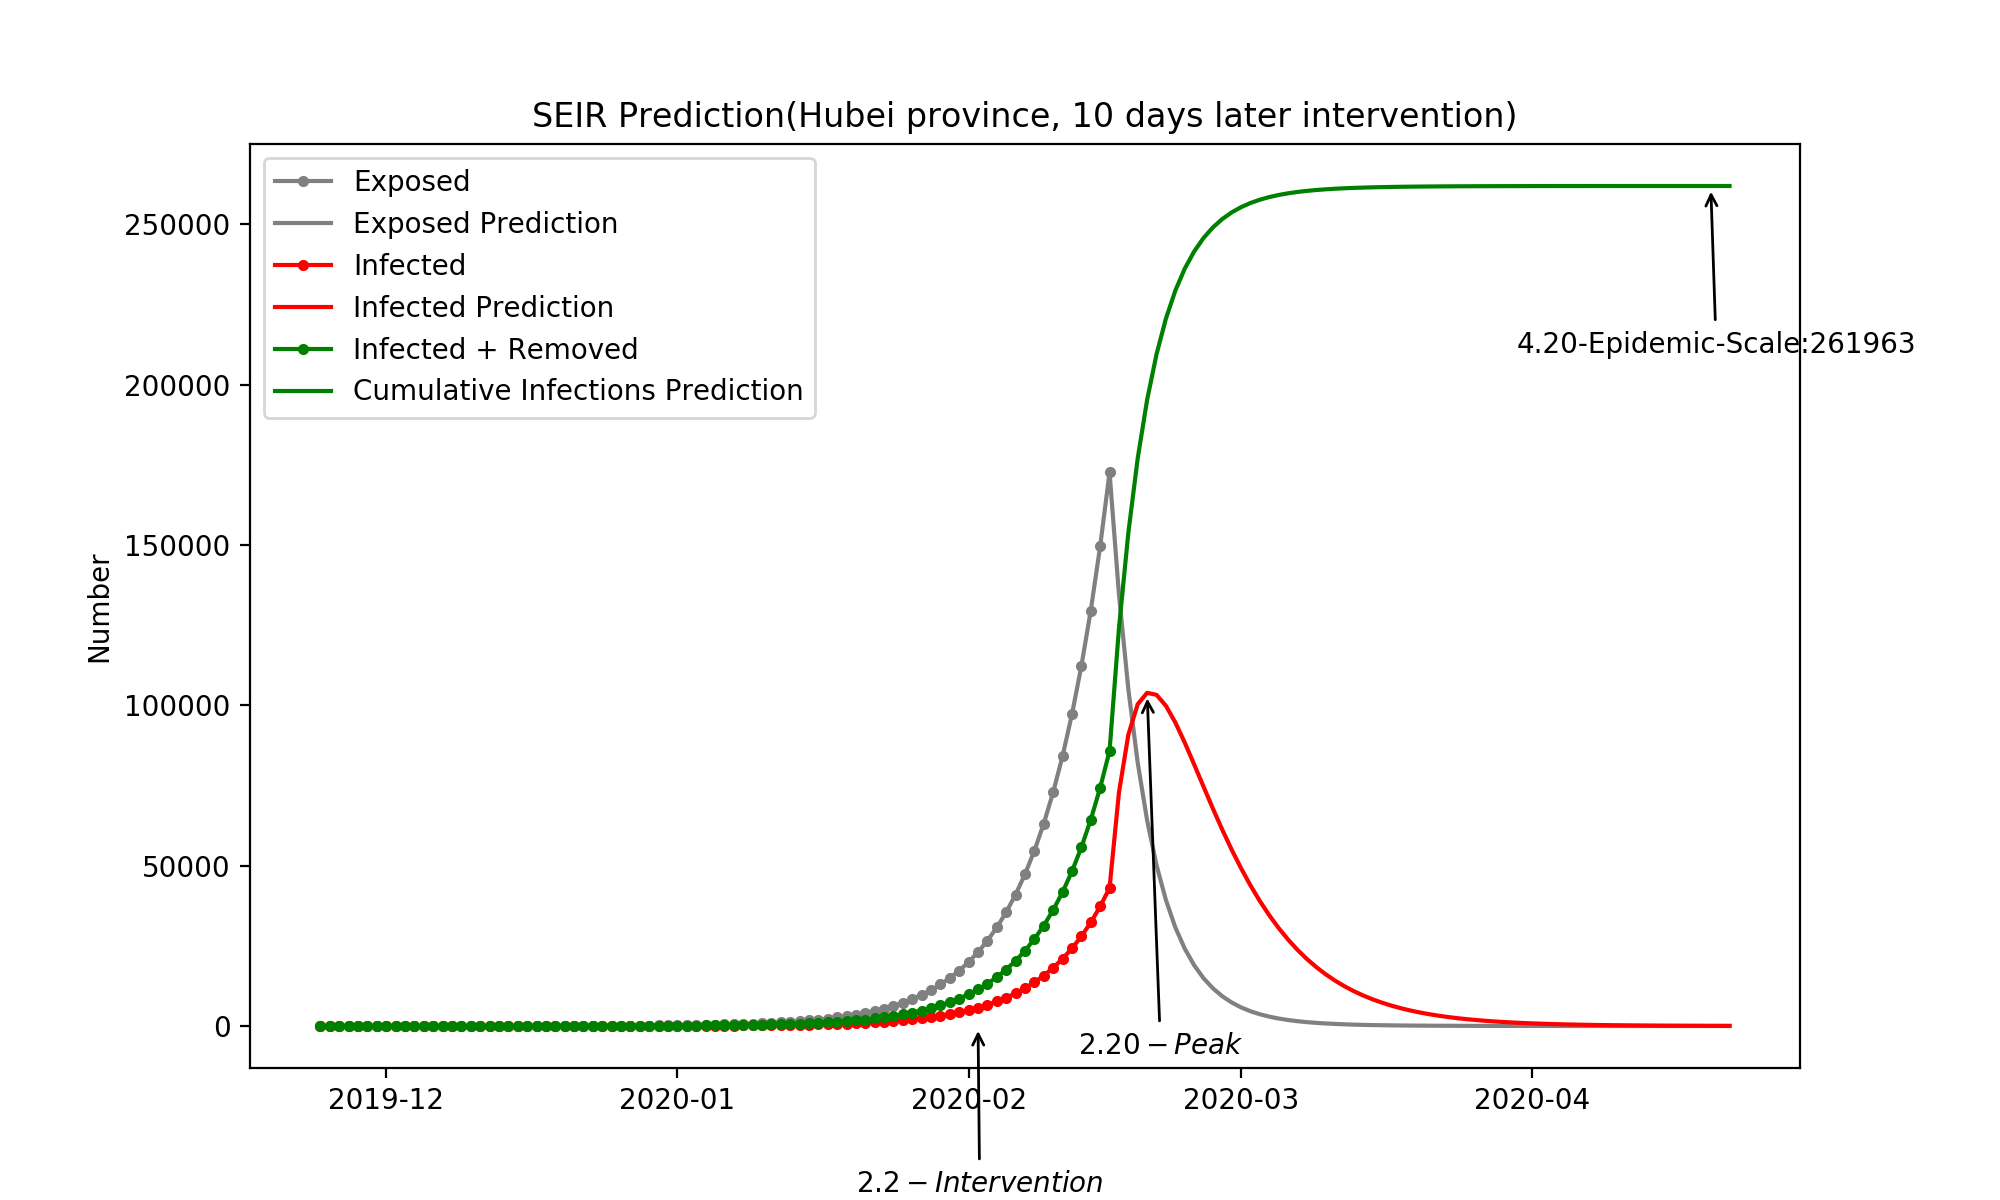

Reproduce this figure in Python.
# SEIR传染病模型仿真
"View more, visit my github repository: https://github.com/AndyYue1893/Novel-Coronavirus-Pneumonia-SEIR-LSTM"
'没有解析解，ode求解数值解'
'重点是动力学模型的准确性（SEIR还是SEIRS、SIQR、SIQS模型，以及媒体宣传和随机因素的影响），难点是beta，gamma，sigma/Te的取值'
'模型忽略迁入率和迁出率，潜伏者传染率beta2，参数设置参考钟院士等文章http://dx.doi.org/10.21037/jtd.2020.02.64'
######################################
# N: 区域内总人口                      #
# S: 易感者                           #
# E: 潜伏者                           #
# I: 感染者                           #
# R: 康复者                           #
# r: 每天接触的人数                    #
# r2: 潜伏者每天接触的人数              #
# beta1: 感染者传染给易感者的概率, I——>S #
# beta2: 潜伏者感染易感者的概率, E——>S   #
# sigma: 潜伏者转化为感染者的概率, E——>I #
# gama: 康复概率, I——>R                #
# T: 传播时间                          #
#######################################

import numpy as np
import matplotlib.pyplot as plt
import scipy.integrate as spi

# 阶段一，11.24 - 1.23  1.11
N = 60000000         # 湖北省为6000万，武汉900万
E_0 = 0
I_0 = 1
R_0 = 0
S_0 = N - E_0 - I_0 - R_0
b1 = 0.02         # 真实数据拟合得出
b2 = 0.021/3#0.007
# r2 * beta2 = 2
sigma = 1/14         # 1/14, 潜伏期的倒数
gamma = 1/7          # 1/7, 感染期的倒数
r = 18                # 政府干预措施决定
T = 84

#ode求解
INI = [S_0, E_0, I_0, R_0]
def SEIR(inivalue, _):
    X = inivalue
    Y = np.zeros(4)
    # S数量
    Y[0] = - (r * b1 * X[0] * X[2]) / N - (r * b2 * X[0] * X[1]) / N
    # E数量
    Y[1] = (r * b1 * X[0] * X[2]) / N + (r * b2 * X[0] * X[1]) / N - sigma * X[1]
    # I数量
    Y[2] = sigma * X[1] - gamma * X[2]
    # R数量
    Y[3] = gamma * X[2]
    return Y

T_range = np.arange(0, T+1)
Res = spi.odeint(SEIR, INI, T_range)
S_t = Res[:, 0]
E_t = Res[:, 1]
I_t = Res[:, 2]
R_t = Res[:, 3]
#print(I_t[60], type(I_t)) # 549 <class 'numpy.ndarray'>
#print(E_t[57])


# 阶段二，1.23后
S_2 = S_t[T]
E_2 = E_t[T]
I_2 = I_t[T]
R_2 = R_t[T]

beta1 = 0.02#0.15747     # 真实数据拟合得出
beta2 = 0.021/3#0.78735
# r2 * beta2 = 2
sigma2 = 1/4   # 1/14, 潜伏期的倒数
#gamma = 1/6.736     # 1/7, 感染期的倒数
r2 = 0.1              # 政府干预措施决定
T2 = 150-T

#ode求解
INI = [S_2, E_2, I_2, R_2]
def SEIR(inivalue, _):
    X = inivalue
    Y = np.zeros(4)
    # S数量
    Y[0] = - (r2 * beta1 * X[0] * X[2]) / N - (r2 * beta2 * X[0] * X[1]) / N
    # E数量
    Y[1] = (r2 * beta1 * X[0] * X[2]) / N + (r2 * beta2 * X[0] * X[1]) / N - sigma2 * X[1]
    # I数量
    Y[2] = sigma2 * X[1] - gamma * X[2]
    # R数量
    Y[3] = gamma * X[2]
    return Y

T_range = np.arange(0, T2+1)
Res = spi.odeint(SEIR, INI, T_range)
S_t2 = Res[:, 0]
E_t2 = Res[:, 1]
I_t2 = Res[:, 2]
R_t2 = Res[:, 3]

plt.figure(figsize=(10, 6))
#显示日期
import pandas as pd
xs = pd.date_range(start='20191124', periods=T+1, freq='1D')#生成2020-02-11类型的日期数组（）
#print(xs)
xs2 = pd.date_range(start='20200216', periods=T2+1, freq='1D')

#plt.plot(S_t, color='blue', label='Susceptibles')#, marker='.')
plt.plot(xs, E_t, color='grey', label='Exposed', marker='.')
plt.plot(xs2, E_t2, color='grey', label='Exposed Prediction')
plt.plot(xs, I_t, color='red', label='Infected', marker='.')
plt.plot(xs2, I_t2, color='red', label='Infected Prediction')
plt.plot(xs, I_t + R_t, color='green', label='Infected + Removed', marker='.')
plt.plot(xs2, I_t2 + R_t2, color='green', label='Cumulative Infections Prediction')
#plt.plot(np.arange(0, T+1, 1), I_t + R_t, color='green', label='Removed')
#plt.plot(np.arange(T, T+T2+1, 1), I_t2 + R_t2, color='green', label='Infected2')
#plt.xlabel('Date')
plt.ylabel('Number')
plt.title('SEIR Prediction(Hubei province, 10 days later intervention)')
plt.legend()

xs3 = pd.date_range(start='20200202', periods=1, freq='1D')
#plt.plot(xs3, np.arange(1000, 2000, 1000))
plt.annotate(r'$2.2-Intervention$', xy=(xs3, 200), xycoords='data', xytext=(-44, -60), textcoords='offset points',
             fontsize=10, arrowprops=dict(arrowstyle='->', connectionstyle='arc3, rad=0'))
#print(I_t2)
xs4 = pd.date_range(start='20200220', periods=1, freq='1D')
plt.annotate(r'$2.20-Peak$', xy=(xs4, 103911), xycoords='data', xytext=(-25, -130), textcoords='offset points',
             fontsize=10, arrowprops=dict(arrowstyle='->', connectionstyle='arc3, rad=0'))
#print(R_t2)
xs5 = pd.date_range(start='20200420', periods=1, freq='1D')
plt.annotate(r'4.20-Epidemic-Scale:261963', xy=(xs5, 261963), xycoords='data', xytext=(-70, -60), textcoords='offset points',
             fontsize=10, arrowprops=dict(arrowstyle='->', connectionstyle='arc3, rad=0'))
#plt.text(30, 10, r'$This\ is\ the\ some\ text.\ \mu_j\ \sigma_i\ \alpha_t$')
plt.show()
